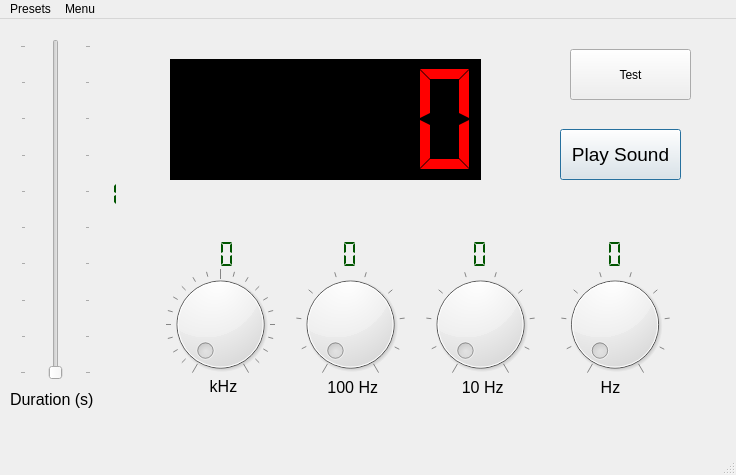
<?xml version="1.0" encoding="UTF-8"?>
<ui version="4.0">
 <class>MainWindow</class>
 <widget class="QMainWindow" name="MainWindow">
  <property name="geometry">
   <rect>
    <x>0</x>
    <y>0</y>
    <width>736</width>
    <height>475</height>
   </rect>
  </property>
  <property name="sizeIncrement">
   <size>
    <width>0</width>
    <height>2</height>
   </size>
  </property>
  <property name="cursor">
   <cursorShape>ArrowCursor</cursorShape>
  </property>
  <property name="windowTitle">
   <string>MainWindow</string>
  </property>
  <widget class="QWidget" name="centralwidget">
   <widget class="QDial" name="kiloDial">
    <property name="geometry">
     <rect>
      <x>150</x>
      <y>250</y>
      <width>141</width>
      <height>111</height>
     </rect>
    </property>
    <property name="cursor">
     <cursorShape>PointingHandCursor</cursorShape>
    </property>
    <property name="styleSheet">
     <string notr="true">color: rgb(255, 0, 0);
border-color: rgb(85, 0, 0);</string>
    </property>
    <property name="maximum">
     <number>20</number>
    </property>
    <property name="wrapping">
     <bool>false</bool>
    </property>
    <property name="notchesVisible">
     <bool>true</bool>
    </property>
   </widget>
   <widget class="QLCDNumber" name="frequencyLcd">
    <property name="geometry">
     <rect>
      <x>170</x>
      <y>40</y>
      <width>311</width>
      <height>121</height>
     </rect>
    </property>
    <property name="font">
     <font>
      <pointsize>20</pointsize>
     </font>
    </property>
    <property name="styleSheet">
     <string notr="true">color: rgb(255, 0, 0);
background-color: rgb(0, 0, 0);</string>
    </property>
    <property name="frameShape">
     <enum>QFrame::NoFrame</enum>
    </property>
    <property name="digitCount">
     <number>5</number>
    </property>
    <property name="segmentStyle">
     <enum>QLCDNumber::Flat</enum>
    </property>
   </widget>
   <widget class="QLabel" name="kiloLabel">
    <property name="geometry">
     <rect>
      <x>200</x>
      <y>360</y>
      <width>47</width>
      <height>14</height>
     </rect>
    </property>
    <property name="font">
     <font>
      <pointsize>12</pointsize>
     </font>
    </property>
    <property name="text">
     <string>kHz</string>
    </property>
    <property name="alignment">
     <set>Qt::AlignCenter</set>
    </property>
   </widget>
   <widget class="QLabel" name="hundredLabel">
    <property name="geometry">
     <rect>
      <x>320</x>
      <y>360</y>
      <width>61</width>
      <height>16</height>
     </rect>
    </property>
    <property name="font">
     <font>
      <pointsize>12</pointsize>
     </font>
    </property>
    <property name="text">
     <string> 100 Hz</string>
    </property>
    <property name="alignment">
     <set>Qt::AlignCenter</set>
    </property>
   </widget>
   <widget class="QDial" name="hundredDial">
    <property name="geometry">
     <rect>
      <x>280</x>
      <y>250</y>
      <width>141</width>
      <height>111</height>
     </rect>
    </property>
    <property name="cursor">
     <cursorShape>PointingHandCursor</cursorShape>
    </property>
    <property name="styleSheet">
     <string notr="true">color: rgb(255, 0, 0);
border-color: rgb(85, 0, 0);</string>
    </property>
    <property name="maximum">
     <number>9</number>
    </property>
    <property name="pageStep">
     <number>9</number>
    </property>
    <property name="notchesVisible">
     <bool>true</bool>
    </property>
   </widget>
   <widget class="QDial" name="tenDial">
    <property name="geometry">
     <rect>
      <x>410</x>
      <y>250</y>
      <width>141</width>
      <height>111</height>
     </rect>
    </property>
    <property name="cursor">
     <cursorShape>PointingHandCursor</cursorShape>
    </property>
    <property name="styleSheet">
     <string notr="true">color: rgb(255, 0, 0);
border-color: rgb(85, 0, 0);</string>
    </property>
    <property name="maximum">
     <number>9</number>
    </property>
    <property name="pageStep">
     <number>9</number>
    </property>
    <property name="notchesVisible">
     <bool>true</bool>
    </property>
   </widget>
   <widget class="QLabel" name="tenLabel">
    <property name="geometry">
     <rect>
      <x>450</x>
      <y>360</y>
      <width>61</width>
      <height>16</height>
     </rect>
    </property>
    <property name="font">
     <font>
      <pointsize>12</pointsize>
     </font>
    </property>
    <property name="text">
     <string> 10 Hz</string>
    </property>
    <property name="alignment">
     <set>Qt::AlignCenter</set>
    </property>
   </widget>
   <widget class="QDial" name="oneDial">
    <property name="geometry">
     <rect>
      <x>540</x>
      <y>250</y>
      <width>150</width>
      <height>111</height>
     </rect>
    </property>
    <property name="cursor">
     <cursorShape>PointingHandCursor</cursorShape>
    </property>
    <property name="styleSheet">
     <string notr="true">color: rgb(255, 0, 0);
border-color: rgb(85, 0, 0);</string>
    </property>
    <property name="maximum">
     <number>9</number>
    </property>
    <property name="pageStep">
     <number>9</number>
    </property>
    <property name="notchesVisible">
     <bool>true</bool>
    </property>
   </widget>
   <widget class="QLabel" name="oneLabel">
    <property name="geometry">
     <rect>
      <x>580</x>
      <y>360</y>
      <width>61</width>
      <height>16</height>
     </rect>
    </property>
    <property name="font">
     <font>
      <pointsize>12</pointsize>
     </font>
    </property>
    <property name="text">
     <string>Hz</string>
    </property>
    <property name="alignment">
     <set>Qt::AlignCenter</set>
    </property>
   </widget>
   <widget class="QSlider" name="durationSlider">
    <property name="geometry">
     <rect>
      <x>20</x>
      <y>20</y>
      <width>71</width>
      <height>341</height>
     </rect>
    </property>
    <property name="cursor">
     <cursorShape>PointingHandCursor</cursorShape>
    </property>
    <property name="minimum">
     <number>1</number>
    </property>
    <property name="maximum">
     <number>10</number>
    </property>
    <property name="orientation">
     <enum>Qt::Vertical</enum>
    </property>
    <property name="tickPosition">
     <enum>QSlider::TicksBothSides</enum>
    </property>
    <property name="tickInterval">
     <number>1</number>
    </property>
   </widget>
   <widget class="QLCDNumber" name="kiloLcd">
    <property name="geometry">
     <rect>
      <x>200</x>
      <y>220</y>
      <width>40</width>
      <height>31</height>
     </rect>
    </property>
    <property name="styleSheet">
     <string notr="true">color: rgb(0, 85, 0);</string>
    </property>
    <property name="frameShape">
     <enum>QFrame::NoFrame</enum>
    </property>
    <property name="digitCount">
     <number>2</number>
    </property>
    <property name="segmentStyle">
     <enum>QLCDNumber::Flat</enum>
    </property>
   </widget>
   <widget class="QLCDNumber" name="hundredLcd">
    <property name="geometry">
     <rect>
      <x>330</x>
      <y>220</y>
      <width>40</width>
      <height>31</height>
     </rect>
    </property>
    <property name="styleSheet">
     <string notr="true">color: rgb(0, 85, 0);</string>
    </property>
    <property name="frameShape">
     <enum>QFrame::NoFrame</enum>
    </property>
    <property name="digitCount">
     <number>1</number>
    </property>
    <property name="segmentStyle">
     <enum>QLCDNumber::Flat</enum>
    </property>
   </widget>
   <widget class="QLCDNumber" name="tenLcd">
    <property name="geometry">
     <rect>
      <x>460</x>
      <y>220</y>
      <width>40</width>
      <height>31</height>
     </rect>
    </property>
    <property name="styleSheet">
     <string notr="true">color: rgb(0, 85, 0);</string>
    </property>
    <property name="frameShape">
     <enum>QFrame::NoFrame</enum>
    </property>
    <property name="digitCount">
     <number>1</number>
    </property>
    <property name="segmentStyle">
     <enum>QLCDNumber::Flat</enum>
    </property>
   </widget>
   <widget class="QLCDNumber" name="oneLcd">
    <property name="geometry">
     <rect>
      <x>600</x>
      <y>220</y>
      <width>31</width>
      <height>31</height>
     </rect>
    </property>
    <property name="styleSheet">
     <string notr="true">color: rgb(0, 85, 0);</string>
    </property>
    <property name="frameShape">
     <enum>QFrame::NoFrame</enum>
    </property>
    <property name="digitCount">
     <number>1</number>
    </property>
    <property name="segmentStyle">
     <enum>QLCDNumber::Flat</enum>
    </property>
   </widget>
   <widget class="QLCDNumber" name="durationLcd">
    <property name="geometry">
     <rect>
      <x>90</x>
      <y>160</y>
      <width>31</width>
      <height>31</height>
     </rect>
    </property>
    <property name="styleSheet">
     <string notr="true">color: rgb(0, 85, 0);</string>
    </property>
    <property name="frameShape">
     <enum>QFrame::NoFrame</enum>
    </property>
    <property name="digitCount">
     <number>2</number>
    </property>
    <property name="segmentStyle">
     <enum>QLCDNumber::Flat</enum>
    </property>
    <property name="intValue" stdset="0">
     <number>1</number>
    </property>
   </widget>
   <widget class="QPushButton" name="playSound">
    <property name="geometry">
     <rect>
      <x>560</x>
      <y>110</y>
      <width>121</width>
      <height>51</height>
     </rect>
    </property>
    <property name="font">
     <font>
      <pointsize>14</pointsize>
     </font>
    </property>
    <property name="cursor">
     <cursorShape>PointingHandCursor</cursorShape>
    </property>
    <property name="text">
     <string>Play Sound</string>
    </property>
    <property name="autoDefault">
     <bool>false</bool>
    </property>
    <property name="default">
     <bool>true</bool>
    </property>
   </widget>
   <widget class="QLabel" name="label_5">
    <property name="geometry">
     <rect>
      <x>10</x>
      <y>370</y>
      <width>91</width>
      <height>21</height>
     </rect>
    </property>
    <property name="font">
     <font>
      <pointsize>12</pointsize>
     </font>
    </property>
    <property name="text">
     <string>Duration (s)</string>
    </property>
   </widget>
   <widget class="QPushButton" name="testButton">
    <property name="geometry">
     <rect>
      <x>570</x>
      <y>30</y>
      <width>121</width>
      <height>51</height>
     </rect>
    </property>
    <property name="text">
     <string>Test</string>
    </property>
   </widget>
  </widget>
  <widget class="QMenuBar" name="menubar">
   <property name="geometry">
    <rect>
     <x>0</x>
     <y>0</y>
     <width>736</width>
     <height>22</height>
    </rect>
   </property>
   <widget class="QMenu" name="menuSound_Generator">
    <property name="title">
     <string>Presets</string>
    </property>
    <addaction name="action1_kHz"/>
    <addaction name="action100_Hz"/>
    <addaction name="action666_Hz"/>
   </widget>
   <widget class="QMenu" name="menuMenu">
    <property name="title">
     <string>Menu</string>
    </property>
    <addaction name="actionToiminto1"/>
    <addaction name="actionToiminto2"/>
   </widget>
   <addaction name="menuSound_Generator"/>
   <addaction name="menuMenu"/>
  </widget>
  <widget class="QStatusBar" name="statusbar"/>
  <action name="action1_kHz">
   <property name="text">
    <string>1 kHz</string>
   </property>
  </action>
  <action name="action100_Hz">
   <property name="text">
    <string>100 Hz</string>
   </property>
  </action>
  <action name="action666_Hz">
   <property name="text">
    <string>666 Hz</string>
   </property>
  </action>
  <action name="actionToiminto1">
   <property name="text">
    <string>Toiminto1</string>
   </property>
  </action>
  <action name="actionToiminto2">
   <property name="text">
    <string>Toiminto2</string>
   </property>
  </action>
 </widget>
 <tabstops>
  <tabstop>durationSlider</tabstop>
  <tabstop>kiloDial</tabstop>
  <tabstop>hundredDial</tabstop>
  <tabstop>tenDial</tabstop>
  <tabstop>oneDial</tabstop>
  <tabstop>playSound</tabstop>
 </tabstops>
 <resources/>
 <connections>
  <connection>
   <sender>kiloDial</sender>
   <signal>valueChanged(int)</signal>
   <receiver>kiloLcd</receiver>
   <slot>display(int)</slot>
   <hints>
    <hint type="sourcelabel">
     <x>267</x>
     <y>333</y>
    </hint>
    <hint type="destinationlabel">
     <x>231</x>
     <y>247</y>
    </hint>
   </hints>
  </connection>
  <connection>
   <sender>hundredDial</sender>
   <signal>valueChanged(int)</signal>
   <receiver>hundredLcd</receiver>
   <slot>display(int)</slot>
   <hints>
    <hint type="sourcelabel">
     <x>374</x>
     <y>338</y>
    </hint>
    <hint type="destinationlabel">
     <x>360</x>
     <y>259</y>
    </hint>
   </hints>
  </connection>
  <connection>
   <sender>tenDial</sender>
   <signal>valueChanged(int)</signal>
   <receiver>tenLcd</receiver>
   <slot>display(int)</slot>
   <hints>
    <hint type="sourcelabel">
     <x>481</x>
     <y>343</y>
    </hint>
    <hint type="destinationlabel">
     <x>477</x>
     <y>254</y>
    </hint>
   </hints>
  </connection>
  <connection>
   <sender>oneDial</sender>
   <signal>valueChanged(int)</signal>
   <receiver>oneLcd</receiver>
   <slot>display(int)</slot>
   <hints>
    <hint type="sourcelabel">
     <x>599</x>
     <y>337</y>
    </hint>
    <hint type="destinationlabel">
     <x>614</x>
     <y>250</y>
    </hint>
   </hints>
  </connection>
  <connection>
   <sender>durationSlider</sender>
   <signal>valueChanged(int)</signal>
   <receiver>durationLcd</receiver>
   <slot>display(int)</slot>
   <hints>
    <hint type="sourcelabel">
     <x>70</x>
     <y>369</y>
    </hint>
    <hint type="destinationlabel">
     <x>113</x>
     <y>202</y>
    </hint>
   </hints>
  </connection>
 </connections>
</ui>
